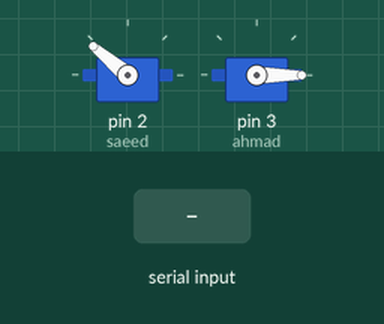
Recording of a sketch running on a simulated Arduino Uno, built with avr-gcc and run on an emulated ATmega328P. On the bench: 2 × servo. The test bench sets the inputs (shaded band).

Above: at 1.2 s.
1.3 s: "1" received over Serial
At 2.1 s:
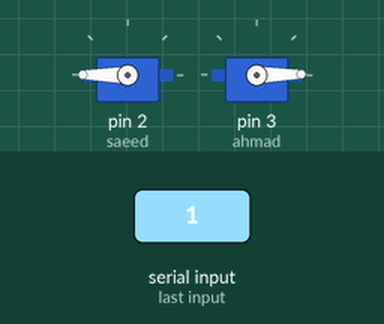
2.8 s: "0" received over Serial
At 3.2 s:
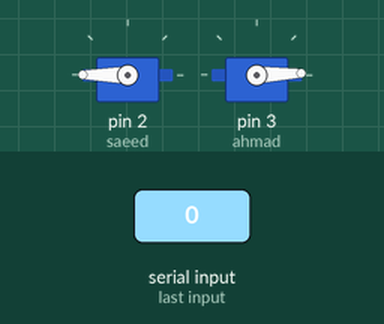
Timing chart, 0 to 5.8 s (numbered marks = the images above; inputs shaded):
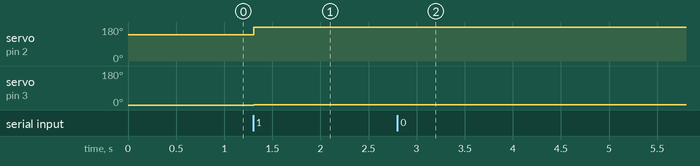

The sketch:

Small_Robot_Arm_-_End_Effector_Positioning.ino
```cpp
#include <Servo.h>
#include <math.h>
String messageBody;
bool messageDelivered = true;

Servo saeed, ahmad;
double l1, l2, theta1, theta2, d, h, cal1, cal2;


void setup() {
  cal1 = 305;
  cal2 = 165;


  saeed.attach(2);
  ahmad.attach(3);

  theta1 = 165;
  theta2 = 165;

  l1 = 5;
  l2 = 3;

  d = (l1 * cos(theta1 * 3.14 / 180)) + (l2 * cos(theta2 * 3.14 / 180));
  h = (l1 * sin(theta1 * 3.14 / 180)) + (l2 * sin(theta2 * 3.14 / 180));

  saeed.write(cal1 - theta1);
  ahmad.write(cal2 - theta2);
  Serial.begin(9600);

}

void loop() {

  if ( Serial.available() > 0 )  {
    messageBody += char(Serial.read());
    messageDelivered = false;
    delay(3);
  }
  else  {
    if (messageDelivered == false)    {
      //theta1 ++;
      //theta2 = acos((d - (l1 * cos(theta1*3.14/180))) / l2)*180/3.14;
      theta2 --;
      theta1 = asin((h - (l2 * sin(theta2 * 3.14 / 180))) / l1) * 180 / 3.14;

      messageDelivered = true;
      messageBody = "";
    }
  }

  saeed.write(cal1 - theta1);
  ahmad.write(cal2 - theta2);
}
```

Measured:
- after the input at 1.3 s, servo on pin 2 (saeed): 140° → 180° at once; servo on pin 3 (ahmad): 0° → 1° at once
- after the input at 2.8 s, servo on pin 3 (ahmad): 1° → 2° at once
